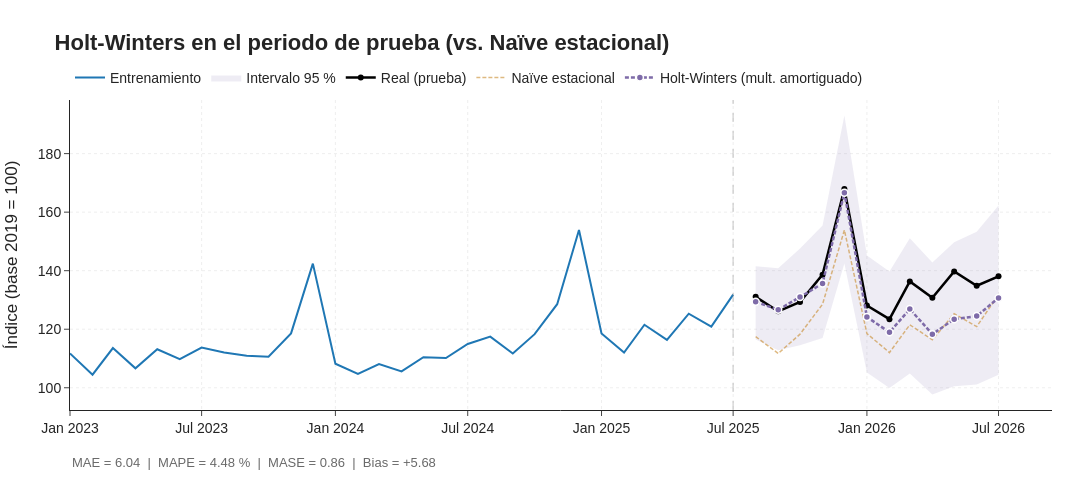

This figure's notebook cell:
### Code cell
fig = go.Figure()
fig.add_trace(go.Scatter(x=train["2023":].index, y=train["2023":].values, mode="lines",
                         name="Entrenamiento", line=dict(color="#1f77b4", width=2)))
fig.add_trace(go.Scatter(x=list(hw_df.index) + list(hw_df.index[::-1]),
                         y=list(hw_df["superior"]) + list(hw_df["inferior"][::-1]),
                         fill="toself", fillcolor="rgba(126,107,168,0.13)", line=dict(width=0),
                         name="Intervalo 95 %", hoverinfo="skip"))
fig.add_trace(go.Scatter(x=test.index, y=test.values, mode="lines+markers", name="Real (prueba)",
                         line=dict(color="black", width=2.5), marker=dict(size=6)))
fig.add_trace(go.Scatter(x=naive.index, y=naive["pronostico"], mode="lines", name="Naïve estacional",
                         line=dict(color="#C98B2E", width=1.5, dash="4px,2px"), opacity=0.6))
fig.add_trace(go.Scatter(x=hw_df.index, y=hw_df["pronostico"], mode="lines+markers",
                         name="Holt-Winters (mult. amortiguado)",
                         line=dict(color=COLOR_HW, width=2.5, dash="4px,2px"),
                         marker=dict(size=7, color=COLOR_HW, line=dict(color="white", width=1.5))))
fig.add_vline(x=train.index.max(), line_dash="dash", line_color="gray", line_width=1.5)

r = resultados.loc["Holt-Winters (mult. amortiguado)"]
formato(fig, "Holt-Winters en el periodo de prueba (vs. Naïve estacional)", eje_y="Índice (base 2019 = 100)")
fig.update_layout(margin=dict(b=90))
fig.add_annotation(text=f"MAE = {r['MAE']:.2f}  |  MAPE = {r['MAPE (%)']:.2f} %  |  MASE = {r['MASE']:.2f}  |  Bias = {r['Bias']:+.2f}",
                   xref="paper", yref="paper", x=0, y=-0.2, showarrow=False,
                   font=dict(size=13, color="dimgray"), xanchor="left")
guardar_figura(fig, "00_hw_prueba")
fig.show()

### Figure 1 — Plotly figure (JSON) as saved in the notebook; plotly's stock layout.template omitted (floating-point values rounded to 4 significant figures)
{"data": [{"line": {"color": "#1f77b4", "width": 2}, "mode": "lines", "name": "Entrenamiento", "type": "scatter", "x": ["2023-01-01T00:00:00.000000", "2023-02-01T00:00:00.000000", "2023-03-01T00:00:00.000000", "2023-04-01T00:00:00.000000", "2023-05-01T00:00:00.000000", "2023-06-01T00:00:00.000000", "2023-07-01T00:00:00.000000", "2023-08-01T00:00:00.000000", "2023-09-01T00:00:00.000000", "2023-10-01T00:00:00.000000", "2023-11-01T00:00:00.000000", "2023-12-01T00:00:00.000000", "2024-01-01T00:00:00.000000", "2024-02-01T00:00:00.000000", "2024-03-01T00:00:00.000000", "2024-04-01T00:00:00.000000", "2024-05-01T00:00:00.000000", "2024-06-01T00:00:00.000000", "2024-07-01T00:00:00.000000", "2024-08-01T00:00:00.000000", "2024-09-01T00:00:00.000000", "2024-10-01T00:00:00.000000", "2024-11-01T00:00:00.000000", "2024-12-01T00:00:00.000000", "2025-01-01T00:00:00.000000", "2025-02-01T00:00:00.000000", "2025-03-01T00:00:00.000000", "2025-04-01T00:00:00.000000", "2025-05-01T00:00:00.000000", "2025-06-01T00:00:00.000000", "2025-07-01T00:00:00.000000"], "y": [111.7, 104.5, 113.6, 106.7, 113.2, 109.8, 113.7, 112.0, 110.9, 110.6, 118.6, 142.4, 108.2, 104.8, 108.1, 105.6, 110.4, 110.2, 114.9, 117.5, 111.7, 118.3, 128.6, 153.9, 118.5, 112.0, 121.5, 116.4, 125.3, 120.9, 131.8]}, {"fill": "toself", "fillcolor": "rgba(126,107,168,0.13)", "hoverinfo": "skip", "line": {"width": 0}, "name": "Intervalo 95 %", "type": "scatter", "x": ["2025-08-01T00:00:00", "2025-09-01T00:00:00", "2025-10-01T00:00:00", "2025-11-01T00:00:00", "2025-12-01T00:00:00", "2026-01-01T00:00:00", "2026-02-01T00:00:00", "2026-03-01T00:00:00", "2026-04-01T00:00:00", "2026-05-01T00:00:00", "2026-06-01T00:00:00", "2026-07-01T00:00:00", "2026-07-01T00:00:00", "2026-06-01T00:00:00", "2026-05-01T00:00:00", "2026-04-01T00:00:00", "2026-03-01T00:00:00", "2026-02-01T00:00:00", "2026-01-01T00:00:00", "2025-12-01T00:00:00", "2025-11-01T00:00:00", "2025-10-01T00:00:00", "2025-09-01T00:00:00", "2025-08-01T00:00:00"], "y": [141.5, 140.9, 147.6, 155.4, 193.0, 145.2, 139.7, 151.1, 142.8, 149.7, 153.3, 162.2, 104.4, 101.1, 100.5, 97.7, 104.9, 99.93, 105.3, 142.5, 117.0, 114.5, 112.8, 116.5]}, {"line": {"color": "black", "width": 2.5}, "marker": {"size": 6}, "mode": "lines+markers", "name": "Real (prueba)", "type": "scatter", "x": ["2025-08-01T00:00:00.000000", "2025-09-01T00:00:00.000000", "2025-10-01T00:00:00.000000", "2025-11-01T00:00:00.000000", "2025-12-01T00:00:00.000000", "2026-01-01T00:00:00.000000", "2026-02-01T00:00:00.000000", "2026-03-01T00:00:00.000000", "2026-04-01T00:00:00.000000", "2026-05-01T00:00:00.000000", "2026-06-01T00:00:00.000000", "2026-07-01T00:00:00.000000"], "y": [131.1, 126.1, 129.3, 138.6, 167.9, 128.1, 123.4, 136.3, 130.7, 139.7, 134.9, 138.1]}, {"line": {"color": "#C98B2E", "dash": "4px,2px", "width": 1.5}, "mode": "lines", "name": "Naïve estacional", "opacity": 0.6, "type": "scatter", "x": ["2025-08-01T00:00:00.000000", "2025-09-01T00:00:00.000000", "2025-10-01T00:00:00.000000", "2025-11-01T00:00:00.000000", "2025-12-01T00:00:00.000000", "2026-01-01T00:00:00.000000", "2026-02-01T00:00:00.000000", "2026-03-01T00:00:00.000000", "2026-04-01T00:00:00.000000", "2026-05-01T00:00:00.000000", "2026-06-01T00:00:00.000000", "2026-07-01T00:00:00.000000"], "y": [117.5, 111.7, 118.3, 128.6, 153.9, 118.5, 112.0, 121.5, 116.4, 125.3, 120.9, 131.8]}, {"line": {"color": "#7E6BA8", "dash": "4px,2px", "width": 2.5}, "marker": {"color": "#7E6BA8", "line": {"color": "white", "width": 1.5}, "size": 7}, "mode": "lines+markers", "name": "Holt-Winters (mult. amortiguado)", "type": "scatter", "x": ["2025-08-01T00:00:00.000000", "2025-09-01T00:00:00.000000", "2025-10-01T00:00:00.000000", "2025-11-01T00:00:00.000000", "2025-12-01T00:00:00.000000", "2026-01-01T00:00:00.000000", "2026-02-01T00:00:00.000000", "2026-03-01T00:00:00.000000", "2026-04-01T00:00:00.000000", "2026-05-01T00:00:00.000000", "2026-06-01T00:00:00.000000", "2026-07-01T00:00:00.000000"], "y": [129.4, 126.6, 131.0, 135.6, 166.6, 124.2, 118.9, 126.9, 118.3, 123.4, 124.5, 130.7]}], "layout": {"annotations": [{"font": {"color": "dimgray", "size": 13}, "showarrow": false, "text": "MAE = 6.04  |  MAPE = 4.48 %  |  MASE = 0.86  |  Bias = +5.68", "x": 0, "xanchor": "left", "xref": "paper", "y": -0.2, "yref": "paper"}], "font": {"family": "Arial", "size": 14}, "height": 500, "legend": {"orientation": "h", "x": 0, "xanchor": "left", "y": 1.02, "yanchor": "bottom"}, "margin": {"b": 90, "l": 70, "r": 40, "t": 100}, "shapes": [{"line": {"color": "gray", "dash": "dash", "width": 1.5}, "type": "line", "x0": "2025-07-01T00:00:00", "x1": "2025-07-01T00:00:00", "xref": "x", "y0": 0, "y1": 1, "yref": "y domain"}], "showlegend": true, "title": {"font": {"size": 22}, "text": "<b>Holt-Winters en el periodo de prueba (vs. Naïve estacional)</b>", "x": 0.05, "xanchor": "left"}, "width": 1400, "xaxis": {"gridcolor": "rgba(200,200,200,0.3)", "griddash": "dot", "showgrid": true}, "yaxis": {"gridcolor": "rgba(200,200,200,0.3)", "griddash": "dot", "showgrid": true, "title": {"text": "Índice (base 2019 = 100)"}}}}
